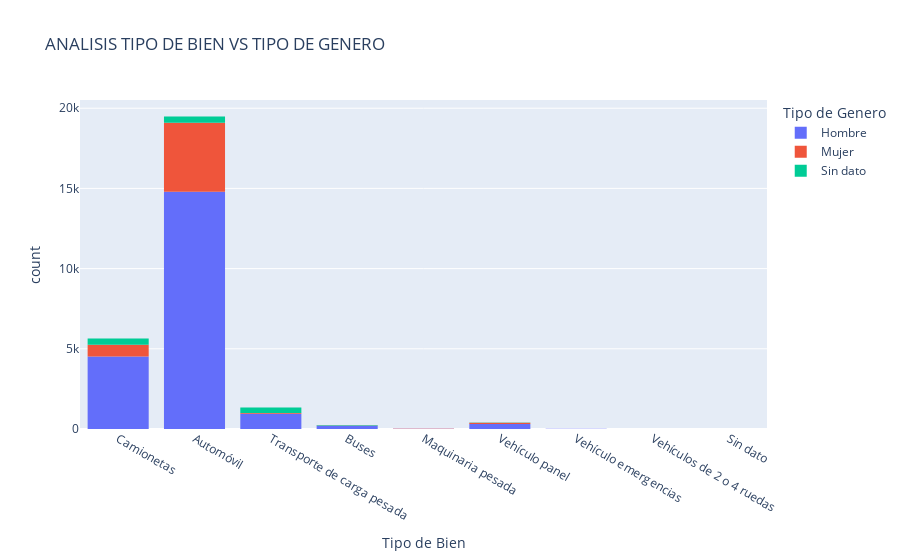

Here is the notebook cell this chart was saved with:
### Markdown cell above
En el mapa anterior podemos observar en que partes de la ciudad de Medellin se cometio el delito de hurto bajo la modalidad de engaño, tambien podemos observar en que tipo de lugar se cometio los delitos por ejemplo los puntos azules muestran aquellos que fueron cometidos en la via publica, los verdes en residencias y los rojos son varios y para conocer el lugar nos podemos ubicar encima del punto y este nos mostrara el nombre del lugar.

### Code cell
px.histogram(x=data["seguridad.categoria_bien"],color=data["seguridad.sexo"],labels={"x":"Tipo de Bien",
                                                                                    "color":"Tipo de Genero"},
            title="ANALISIS TIPO DE BIEN VS TIPO DE GENERO")

### Figure 1 — Plotly figure (JSON) as saved in the notebook; plotly's stock layout.template omitted (floating-point values rounded to 4 significant figures; data arrays with more than 128 entries replaced by an {"elided": "..."} marker saying what was removed)
{"data": [{"alignmentgroup": "True", "bingroup": "x", "hovertemplate": "Tipo de Genero=Hombre<br>Tipo de Bien=%{x}<br>count=%{y}<extra></extra>", "legendgroup": "Hombre", "marker": {"color": "#636efa"}, "name": "Hombre", "offsetgroup": "Hombre", "orientation": "v", "showlegend": true, "type": "histogram", "x": {"elided": "20820 str values"}, "xaxis": "x", "yaxis": "y"}, {"alignmentgroup": "True", "bingroup": "x", "hovertemplate": "Tipo de Genero=Mujer<br>Tipo de Bien=%{x}<br>count=%{y}<extra></extra>", "legendgroup": "Mujer", "marker": {"color": "#EF553B"}, "name": "Mujer", "offsetgroup": "Mujer", "orientation": "v", "showlegend": true, "type": "histogram", "x": {"elided": "5177 str values"}, "xaxis": "x", "yaxis": "y"}, {"alignmentgroup": "True", "bingroup": "x", "hovertemplate": "Tipo de Genero=Sin dato<br>Tipo de Bien=%{x}<br>count=%{y}<extra></extra>", "legendgroup": "Sin dato", "marker": {"color": "#00cc96"}, "name": "Sin dato", "offsetgroup": "Sin dato", "orientation": "v", "showlegend": true, "type": "histogram", "x": {"elided": "1176 str values"}, "xaxis": "x", "yaxis": "y"}], "layout": {"autosize": true, "barmode": "relative", "legend": {"title": {"text": "Tipo de Genero"}, "tracegroupgap": 0}, "title": {"text": "ANALISIS TIPO DE BIEN VS TIPO DE GENERO"}, "xaxis": {"anchor": "y", "autorange": true, "domain": [0, 1], "range": [-0.5, 8.5], "title": {"text": "Tipo de Bien"}, "type": "category"}, "yaxis": {"anchor": "x", "autorange": true, "domain": [0, 1], "range": [0, 20510.0], "title": {"text": "count"}}}}
